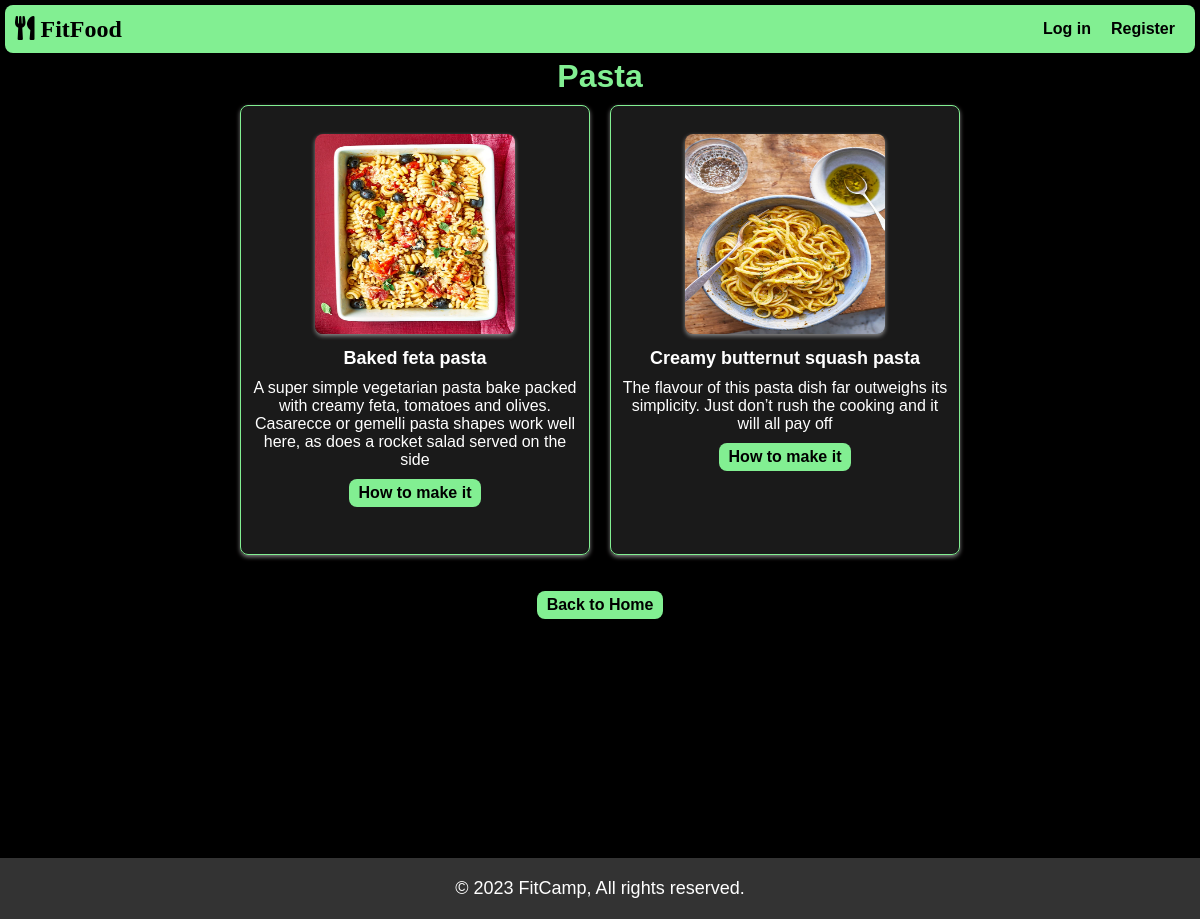
The page /fitfood/pasta/ on the database its author committed.
### fitfood/models.py (models this page shows, shortened)
class Recipe(models.Model):
    title = models.CharField(max_length=200)
    category = models.ForeignKey(Category, on_delete=models.CASCADE)
    ingredients = models.ManyToManyField(Ingredient)
    describe = models.TextField(blank=True ,null=True)
    instructions = models.TextField()
    image = models.ImageField(upload_to='images/', blank=True, null=True)

### fitfood/views.py (the view)
# urls.py: path('pasta/', views.pasta, name='pasta'),
def pasta(request):
    recipes = Recipe.objects.filter(category__name='Pasta')
    return render(request, 'food/pasta.html', {'recipes': recipes})

### fitfood/templates/food/pasta.html (shortened to what this page needs)
{% extends "food/layoutfood.html" %}
{% block body %}
<h1 class="sub">Pasta</h1>
<div class="main">
{% for item in recipes %}
<div class="recipe-card">
    <br>
    <div class="recipe-image">
        <img src="{{ item.image.url }}" alt="{{ item.title }}" width="200">
    </div>
    <div class="details">
        <h3>{{ item.title }}</h3>
        <h4>{{item.describe}}</h4>
        <a href="{% url 'recipe_detail' item.id %}" class="link-g">How to make it</a>
    </div>
</div>
{% endfor %}
</div>
<div class="container-Home">
    <a class="link-Home" href="{% url 'homefood' %}">Back to Home</a>
</div>
{% endblock %}

### fitfood/static/food/styles.css (style rules this page uses)
* { margin: 0; padding: 0; border: 0; box-sizing: border-box; font-family: Arial, sans-serif; }
body { background-color: black; }
.sub { text-align: center; color: #82EF92; transition: 0.5s ease; }
.main { display: flex; justify-content: center; align-items: center; flex-wrap: wrap; }
.recipe-card { width: 350px; height: 450px; display: flex; flex-direction: column; align-items: center; background-color:hsla(0, 0%, 100%, 0.102); border: 1px solid #82EF92; border-radius: 8px; margin: 10px; padding: 10px; box-shadow: 0 2px 4px rgba(255, 253, 253, 0.5); }
.recipe-image img { width: 200px; height: 200px; border-radius: 8px; box-shadow: 0 2px 4px rgba(255, 253, 253, 0.5); }
.details { text-align: center; }
.details h3 { font-size: 18px; margin: 10px 0; color: white; }
.details h4 { font-size: 16px; margin: 10px 0; color: white; font-weight: 100; }
.link-g { display: inline-block; padding: 5px 10px; background-color: #82EF92; color:black; text-decoration: none; border-radius: 8px; font-weight: bold; }
.container-Home { display: flex; justify-content: center; align-items: center; height: 10vh; }
.link-Home { padding: 5px 10px; background-color: #82EF92; color: black; text-decoration: none; border-radius: 8px; font-weight: bold; }

### rows shown on the page
Recipe: image (picture), title "Baked feta pasta", describe "A super simple vegetarian pasta bake packed with creamy feta, tomatoes and olives. Casarecce or gemelli pasta shapes work well here, as does a rocket salad served on the side"
Recipe: image (picture), title "Creamy butternut squash pasta", describe "The flavour of this pasta dish far outweighs its simplicity. Just don’t rush the cooking and it will all pay off"
